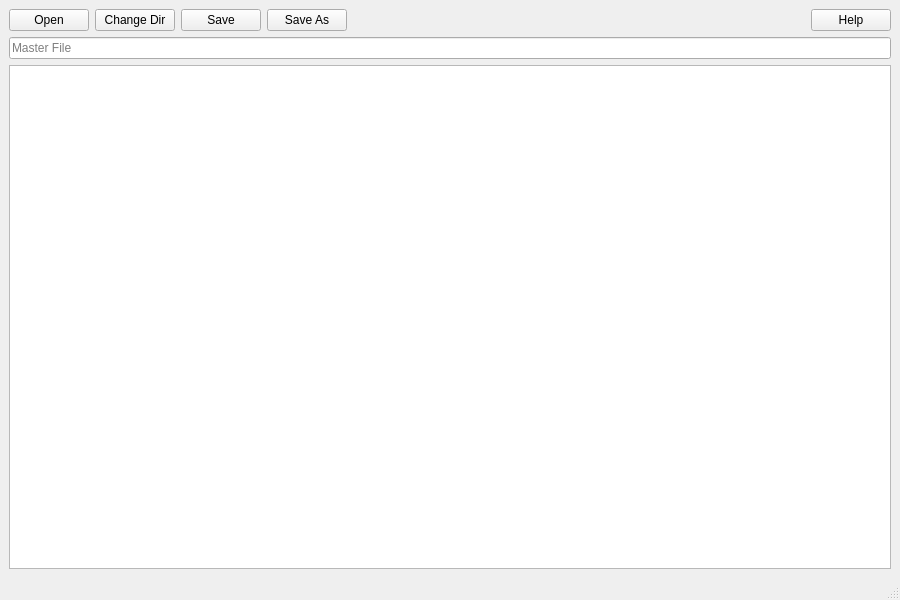
<?xml version="1.0" encoding="UTF-8"?>
<ui version="4.0">
 <class>MainWindow</class>
 <widget class="QMainWindow" name="MainWindow">
  <property name="geometry">
   <rect>
    <x>0</x>
    <y>0</y>
    <width>900</width>
    <height>600</height>
   </rect>
  </property>
  <property name="windowTitle">
   <string>REPS Master Setup Editor Tool</string>
  </property>
  <widget class="QWidget" name="centralwidget">
   <layout class="QVBoxLayout" name="verticalLayout">
    <item>
     <layout class="QHBoxLayout" name="horizontalLayout">
      <item>
       <widget class="QPushButton" name="openButton">
        <property name="toolTip">
         <string>&lt;html&gt;&lt;head/&gt;&lt;body&gt;&lt;p&gt;Open Master setup file.&lt;/p&gt;&lt;/body&gt;&lt;/html&gt;</string>
        </property>
        <property name="text">
         <string>Open</string>
        </property>
       </widget>
      </item>
      <item>
       <widget class="QPushButton" name="changeDirectoryButton">
        <property name="toolTip">
         <string>&lt;html&gt;&lt;head/&gt;&lt;body&gt;&lt;p&gt;Change base directory of setup files to the selected folder&lt;/p&gt;&lt;/body&gt;&lt;/html&gt;</string>
        </property>
        <property name="text">
         <string>Change Dir</string>
        </property>
       </widget>
      </item>
      <item>
       <widget class="QPushButton" name="saveButton">
        <property name="toolTip">
         <string>&lt;html&gt;&lt;head/&gt;&lt;body&gt;&lt;p&gt;Save the changes to the opened Master setup file&lt;/p&gt;&lt;/body&gt;&lt;/html&gt;</string>
        </property>
        <property name="text">
         <string>Save</string>
        </property>
       </widget>
      </item>
      <item>
       <widget class="QPushButton" name="saveAsButton">
        <property name="toolTip">
         <string>&lt;html&gt;&lt;head/&gt;&lt;body&gt;&lt;p&gt;Save the changes to another Master file.&lt;/p&gt;&lt;/body&gt;&lt;/html&gt;</string>
        </property>
        <property name="text">
         <string>Save As</string>
        </property>
       </widget>
      </item>
      <item>
       <spacer name="horizontalSpacer">
        <property name="orientation">
         <enum>Qt::Horizontal</enum>
        </property>
        <property name="sizeHint" stdset="0">
         <size>
          <width>40</width>
          <height>20</height>
         </size>
        </property>
       </spacer>
      </item>
      <item>
       <widget class="QPushButton" name="helpButton">
        <property name="text">
         <string>Help</string>
        </property>
       </widget>
      </item>
     </layout>
    </item>
    <item>
     <widget class="QLineEdit" name="lineEdit">
      <property name="readOnly">
       <bool>true</bool>
      </property>
      <property name="placeholderText">
       <string>Master File</string>
      </property>
     </widget>
    </item>
    <item>
     <widget class="TableView" name="tableView"/>
    </item>
   </layout>
  </widget>
  <widget class="QStatusBar" name="statusbar"/>
 </widget>
 <customwidgets>
  <customwidget>
   <class>TableView</class>
   <extends>QTableView</extends>
   <header>tableview.h</header>
  </customwidget>
 </customwidgets>
 <resources/>
 <connections/>
</ui>
